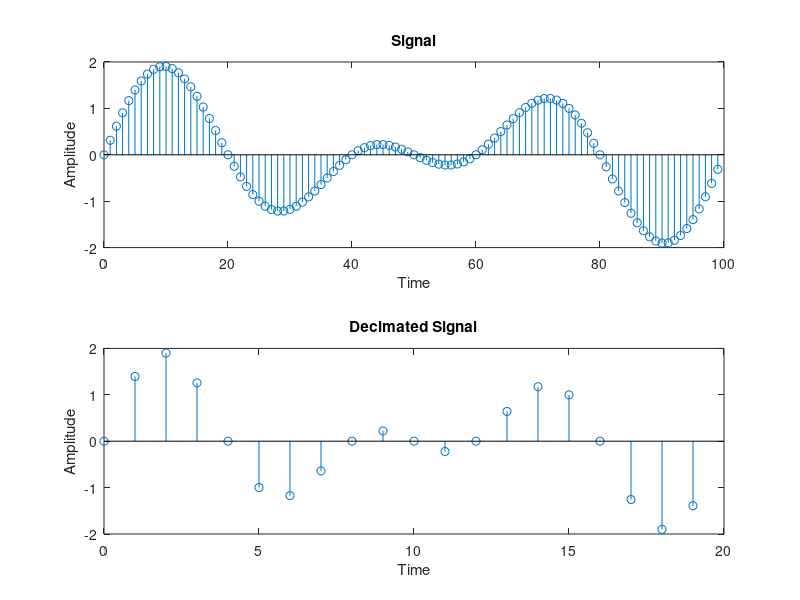

Here is the MATLAB script that generated this plot:
% equation: signal = sin(2*pi*frequency1*time)+sin(2*pi*frequency2*time);
decimationFactor = 5; % input('Down Sample Rate: ');
signalLength = 100; % input('Length of the input signal: ');
frequency1 = 0.02; % input('Frequency of First Sinusidal Signal: ');
frequency2 = 0.03; %input('Frequency of Second Sinusidal Signal: ');
time = 0:signalLength-1;
signal = sin(2*pi*frequency1*time)+sin(2*pi*frequency2*time);
decimatedSignal = decimate(signal,decimationFactor,'fir');
decimatedTime = (0:(signalLength/decimationFactor)-1);
subplot(2,1,1)
stem(time,signal(1:signalLength))
xlabel('Time');
ylabel('Amplitude');
title('Signal')
subplot(2,1,2)
stem(decimatedTime,decimatedSignal(1:signalLength/decimationFactor))
xlabel('Time');
ylabel('Amplitude');
title('Decimated Signal')